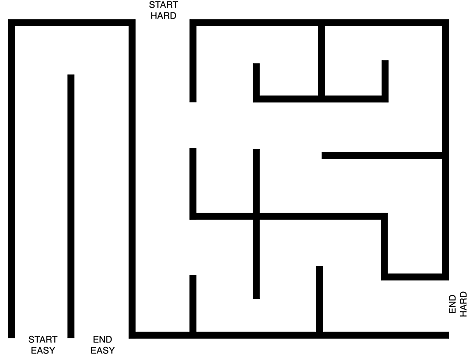
#> input picture ARK_T - Copy/task_2/maze.png, 471 x 358 px, found by its file name
$ python rrt_connect.py
#> lines starting #> are read from the running program, lines starting #| are printed output that depends on the picture
import cv2
import matplotlib.pyplot as plt
import random
import math
from copy import deepcopy


class node():
    def __init__(self,pos,image,parent=None):
        self.pos=pos
        self.x=pos[0]
        self.y=pos[1]
        self.parent=parent
        self.image=image
    def distance(self,point):
        return math.dist((self.x,self.y),point)

    def extend(self,point,step):
        theta = math.atan2(point[1] - self.pos[1], point[0] - self.pos[0])

        for i in range(step):

            new_point = (int(self.pos[0] + (i+1) * math.cos(theta)),
                     int(self.pos[1] + (i+1) * math.sin(theta)))


            if(self.image[new_point[1]][new_point[0]]==0):
                return None

        new_point = (int(self.pos[0] + step * math.cos(theta)),
                     int(self.pos[1] + step * math.sin(theta)))


        if(self.image[new_point[1]][new_point[0]]==0):
            return None
        else:
            cv2.line(self.image,self.pos,new_point,50,1)
            cv2.circle(self.image,self.pos,1,50,3)
            cv2.circle(self.image,new_point,1,50,3)
            return new_point
def nearest_node(tree,point):
    min_d=tree[0].distance(point)
    nearest=tree[0]
    for n in tree:
        d=n.distance(point)
        if d<min_d:
            nearest=n
            min_d=d
    return nearest


def init_random(img):
    return (random.randrange(10,img.shape[1]-20),random.randrange(20,img.shape[0]-20))

def try_connect(start_tree,end_tree,step):
    for i in start_tree:
        for j in end_tree:
            if(i.distance(j.pos)<=step):
                if(j.extend(i.pos,step)):
                    return i,j

    return 0,0

def draw_path(img,nodeA,nodeB):
    color_img=cv2.cvtColor(img,cv2.COLOR_GRAY2RGB)
    cv2.line(color_img,nodeA.pos,nodeB.pos,(0,255,0))
    cv2.circle(color_img,nodeA.pos,2,(255,0,0),3)
    cv2.circle(color_img,nodeB.pos,2,(255,0,0),3)

    draw_path_side(color_img,nodeA)
    draw_path_side(color_img,nodeB)

    return color_img
def draw_path_side(color_img,node):
    child=node
    parent=child.parent
    while parent:
        cv2.line(color_img,child.pos,parent.pos,(0,255,0),1)
        cv2.circle(color_img,parent.pos,2,(255,0,0),3)

        child=parent
        parent=child.parent


def rrt_connect(start,end,step,img,max_iter):
    start_tree=[]
    end_tree=[]
    start_tree.append(node(start,img))
    end_tree.append(node(end,img))

    for _ in range(max_iter):
        cv2.imshow("win",img)
        cv2.waitKey(1)

        rand=init_random(img)
        n_start_node=nearest_node(start_tree,rand)
        n_end_node=nearest_node(end_tree,rand)

        new_point=n_start_node.extend(rand,step)
        if(new_point):
            start_tree.append(node(new_point,img,n_start_node))

        new_point=n_end_node.extend(rand,step)
        if(new_point):
            end_tree.append(node(new_point,img,n_end_node))

        a,b=try_connect(start_tree,end_tree,step)
        if(a and b):
            return draw_path(img,a,b)
    return 0


def start_connet():

    start_easy=(40,320)
    start_hard=(160,10)
    end_easy=(100,320)
    end_hard=(450,300)

    step_size=25
    max_iter=500

    maze=cv2.imread("task_2/maze.png",0)
#> maze is the input picture: shape (358, 471); min 0, max 255, mean 223.2


    res1=rrt_connect(start_easy,end_easy,step_size,deepcopy(maze),max_iter)
#> the loop in rrt_connect, `for _ in range(max_iter):` made 161 passes
#> rand on passes 2, 4, 5: (398, 235), (271, 268), (217, 175)
#> pass 3, in __init__ (call 5), `self.image=image`:
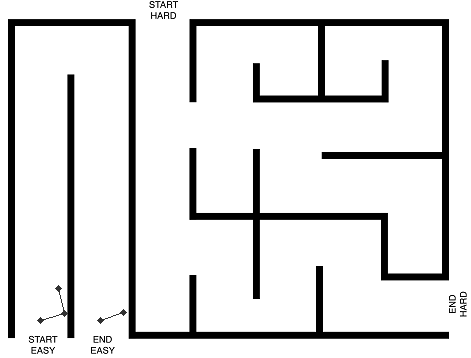
#> self.image: shape (358, 471); min 0, max 255, mean 223
#> after the loop in rrt_connect, `for _ in range(max_iter):`:
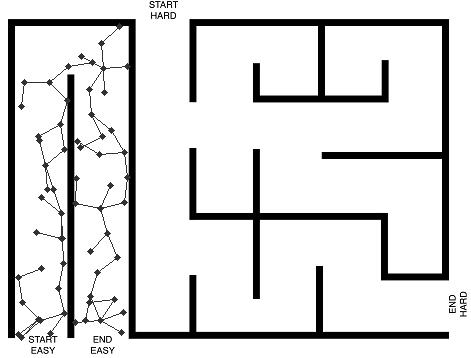
#> img: shape (358, 471); min 0, max 255, mean 220.3
#> after the loop in rrt_connect, `for _ in range(max_iter):`: end_tree = 31 items; start_tree = 30 items
    res2=rrt_connect(start_hard,end_hard,step_size,deepcopy(maze),max_iter)
#> the loop in rrt_connect, `for _ in range(max_iter):` made 413 passes
#> rand on passes 1, 2, 4: (431, 290), (323, 70), (321, 121)
#> after the loop in rrt_connect, `for _ in range(max_iter):`:
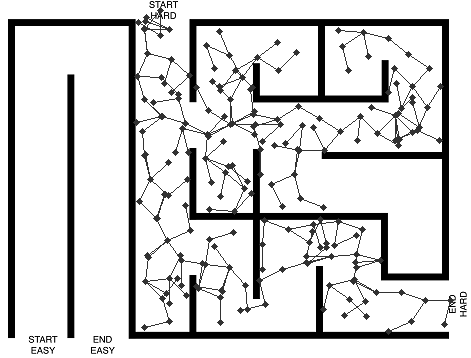
#> img: shape (358, 471); min 0, max 255, mean 213.8


    # cv2.imwrite("maze_easy_result.png",res1)
    # cv2.imwrite("maze_hard_result.png",res2)
    cv2.imshow('win',res1)
    cv2.imshow('win2',res2)
    cv2.waitKey(0)

if(__name__=="__main__"):
    start_connet()
